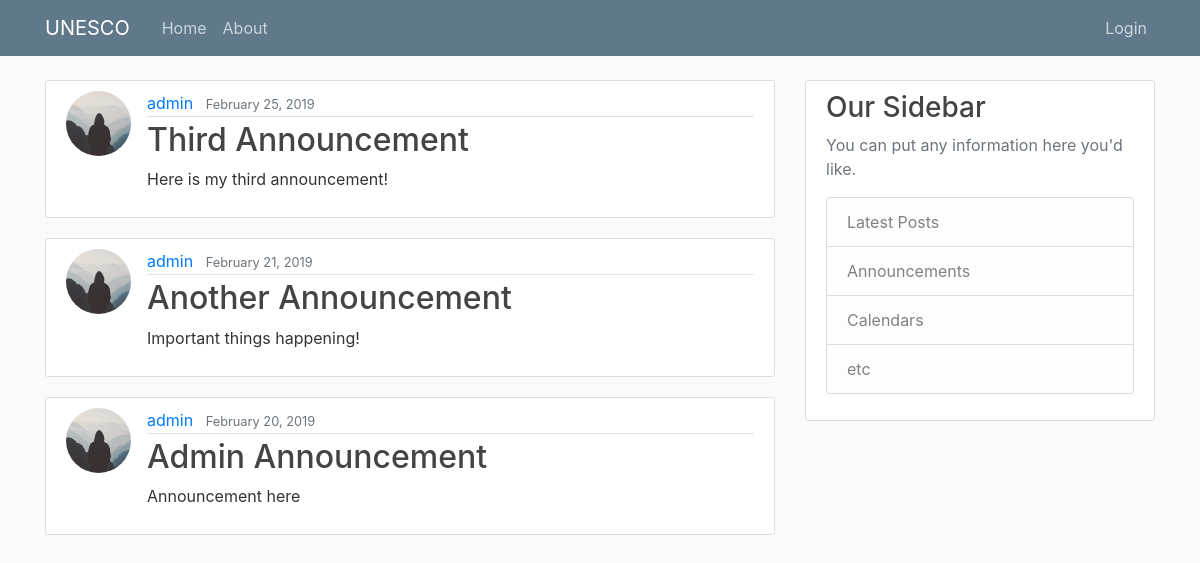
Before: / with the older database file.
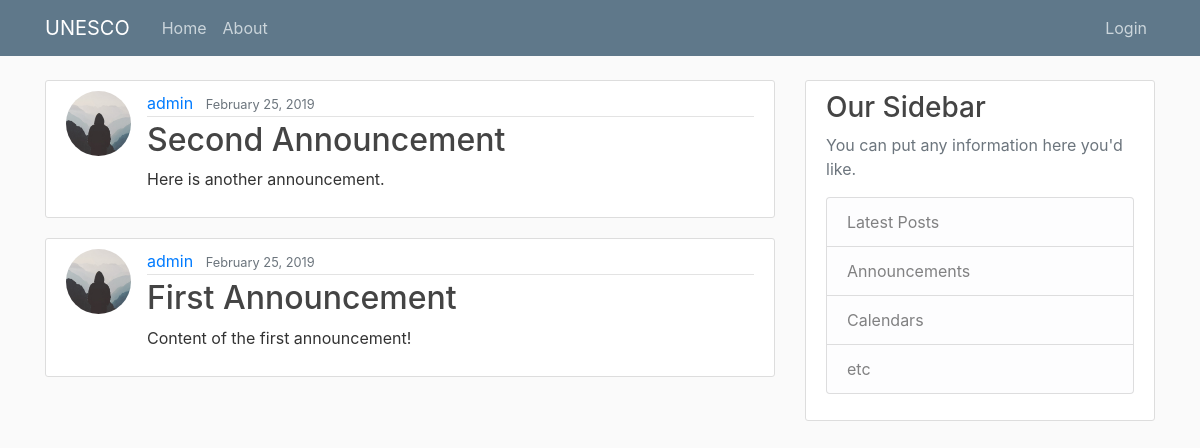
After: the same page with the newer database file.
### blog/models.py (models this page shows, shortened)
class Post(models.Model):
    title = models.CharField(max_length=100)
    content = models.TextField()
    date_posted = models.DateTimeField(default=timezone.now)
    author = models.ForeignKey(User, on_delete=models.CASCADE)

### users/models.py (models this page shows, shortened)
class User(AbstractUser):
    role = models.CharField(max_length=150, default='Researcher', blank=True, null=True)
    institution = models.ForeignKey('institutions.Institution', on_delete=models.PROTECT)

class Profile(models.Model):
    user = models.OneToOneField(User, on_delete=models.CASCADE)
    image = models.ImageField(default='default.jpg', upload_to='profile_pics')

### blog/views.py (the view)
# urls.py: path('', PostListView.as_view(), name='blog-home'),
class PostListView(ListView):
    model = Post
    template_name = 'blog/home.html' # <app>/<model>_<viewtype>.html
    context_object_name = 'posts'
    ordering = ['-date_posted']
    paginate_by = 5

### blog/templates/blog/home.html (shortened to what this page needs)
{% extends "blog/base.html" %}
{% block content %}
    {% for post in posts %}
        <article class="media content-section">
            <img class="rounded-circle article-img" src="{{ post.author.profile.image.url }}">
          <div class="media-body">
            <div class="article-metadata">
                <a class="mr-2" href="{% url 'user-posts' post.author.username %}">{{ post.author }}</a>
              <small class="text-muted">{{ post.date_posted|date:"F j, Y" }}</small>
            </div>
            <h2><a class="article-title" href="{% url 'post-detail' post.id %}">{{ post.title }}</a></h2>
            <p class="article-content">{{ post.content }}</p>
          </div>
        </article>
    {% endfor %}
{% endblock content %}

### blog/templates/blog/base.html (shortened to what this page needs)
{% load static %}
<!DOCTYPE html>
<html>
    <head>
        <link rel="stylesheet" href="https://maxcdn.bootstrapcdn.com/bootstrap/4.0.0/css/bootstrap.min.css">
        <link rel="stylesheet" type="text/css" href="{% static 'blog/main.css' %}">
    </head>
    <body>
        <header class="site-header">
          <nav class="navbar navbar-expand-md navbar-dark bg-steel fixed-top">
            <div class="container">
              <a class="navbar-brand mr-4" href="{% url 'blog-home' %}">UNESCO</a>
              <div class="collapse navbar-collapse" id="navbarToggle">
                <div class="navbar-nav mr-auto">
                    <a class="nav-item nav-link" href="{% url 'blog-home' %}">Home</a>
                    <a class="nav-item nav-link" href="{% url 'blog-about' %}">About</a>
                </div>
                <div class="navbar-nav">
                    {% if user.is_authenticated %}
                        <a class="nav-item nav-link" href="{% url 'chat:index' %}">Chat</a>
                        <a class="nav-item nav-link" href="{% url 'institution-detail' user.institution.id %}">My Institution</a>
                        <a class="nav-item nav-link" href="{% url 'profile' %}">My Profile</a>
                        <a class="nav-item nav-link" href="{% url 'logout' %}">Logout</a>
                    {% else %}
                        <a class="nav-item nav-link" href="{% url 'login' %}">Login</a>
                    {% endif %}
                </div>
              </div>
            </div>
          </nav>
        </header>
        <main role="main" class="container">
          <div class="row">
            <div class="col-md-8">
                {% block content %}{% endblock %}
            </div>
            {% if user.is_authenticated and user.is_staff %}
            <div class="col-md-4">
              <div class="content-section">
                <h3>Admin Functions</h3>
                <p class='text-muted'>
                  <ul class="list-group">
                      <a class="list-group-item" href="{% url 'register' %}">
                          Register New User
                      </a>
                      <a class="list-group-item" href="{% url 'post-create' %}">
                          Create Announcement
                      </a>
                      <a class="list-group-item" href="{% url 'admin:index' %}">
                          Manage Data
                      </a>
                      <a class="list-group-item" href="{% url 'export-user' %}">
                          Export User Data (.csv)
                      </a>
                      <a class="list-group-item" href="{% url 'export-inst' %}">
                          Export Institution Data (.csv)
                      </a>
                  </ul>
                </p>
              </div>
            </div>
            {% else %}
            <div class="col-md-4">
              <div class="content-section">
                <h3>Our Sidebar</h3>
                <p class='text-muted'>You can put any information here you'd like.
                  <ul class="list-group">
                    <li class="list-group-item list-group-item-light">Latest Posts</li>
                    <li class="list-group-item list-group-item-light">Announcements</li>
                    <li class="list-group-item list-group-item-light">Calendars</li>
                    <li class="list-group-item list-group-item-light">etc</li>
                  </ul>
                </p>
              </div>
            </div>
            {% endif %}
          </div>
        </main>
    </body>
</html>

### blog/static/blog/main.css (style rules this page uses)
body { background: #fafafa; color: #333333; margin-top: 5rem; }
h1, h2, h3, h4, h5, h6 { color: #444444; }
ul { margin: 0; }
.bg-steel { background-color: #5f788a; }
.site-header .navbar-nav .nav-link { color: #cbd5db; }
.content-section { background: #ffffff; padding: 10px 20px; border: 1px solid #dddddd; border-radius: 3px; margin-bottom: 20px; }
.article-title { color: #444444; }
.article-content { white-space: pre-line; }
.article-img { height: 65px; width: 65px; margin-right: 16px; }
.article-metadata { padding-bottom: 1px; margin-bottom: 4px; border-bottom: 1px solid #e3e3e3 }

Changed rows visible on the page:
removed Post: author.profile.image (placeholder picture), author "admin", date_posted "February 25, 2019", title "Third Announcement", content "Here is my third announcement!"
removed Post: author.profile.image (placeholder picture), author "admin", date_posted "February 21, 2019", title "Another Announcement", content "Important things happening!"
changed Post: date_posted "February 20, 2019" → "February 25, 2019"; title "Admin Announcement" → "Second Announcement"; content "Announcement here" → "Here is another announcement."
added Post: author.profile.image (placeholder picture), author "admin", date_posted "February 25, 2019", title "First Announcement", content "Content of the first announcement!"
